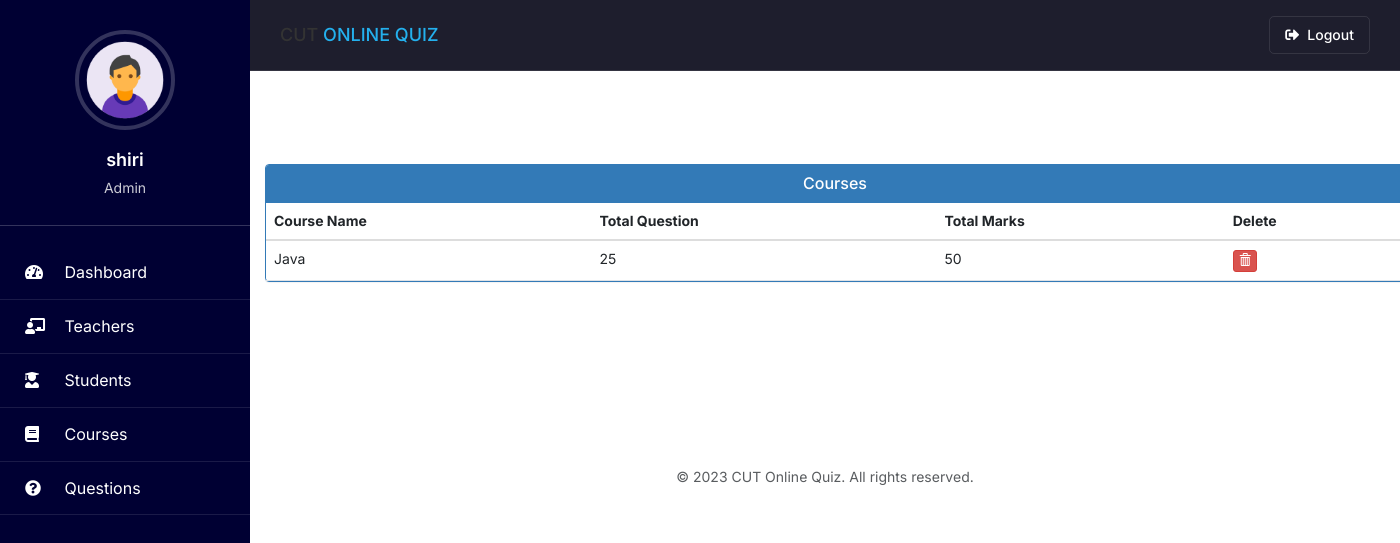
Page /admin-view-course (signed in) on the earlier database version.
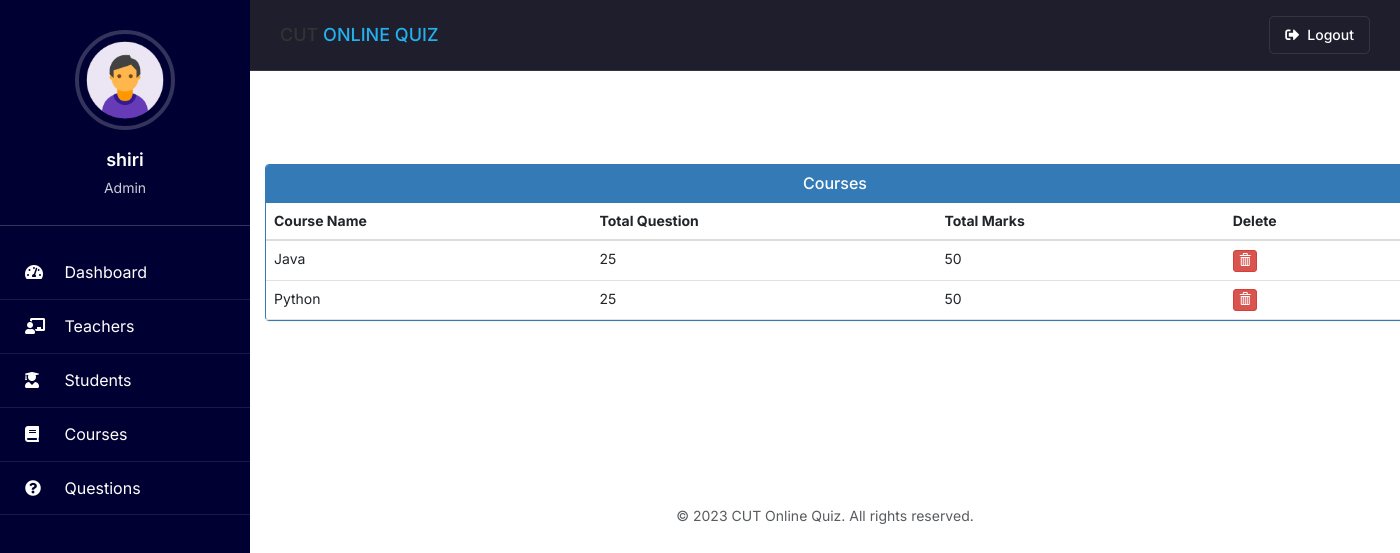
Same page on the later database version.
### quiz/models.py (models this page shows, shortened)
class Course(models.Model):
   course_name = models.CharField(max_length=50)
   question_number = models.PositiveIntegerField()
   total_marks = models.PositiveIntegerField()
   is_timed = models.BooleanField(default=False, help_text="Whether this course has a time limit")
   total_time_minutes = models.PositiveIntegerField(default=0, help_text="Total time allowed for the quiz in minutes (0 = unlimited)")
   sequential_questions = models.BooleanField(default=False, help_text="Display questions one at a time sequentially")
   allow_backtracking = models.BooleanField(default=True, help_text="Whether students can go back to previous questions")
   security_level = models.CharField(max_length=50, choices=[
       ('low', 'Low - Basic protection'),
       ('medium', 'Medium - Prevent copy-paste and right-click'),
       ('high', 'High - Block dev tools and keyboard shortcuts')
   ], default='medium', help_text="Level of security measures to prevent cheating")

### quiz/views.py (the view)
# urls.py: path('admin-view-course', views.admin_view_course_view, name='admin-view-course'),
@login_required(login_url='adminlogin')
def admin_view_course_view(request):
    courses = models.Course.objects.all()
    return render(request, 'quiz/admin_view_course.html', {'courses': courses})

### student/context_processors.py (called while the page is built)
def student_profile(request):
    context = {}
    if request.user.is_authenticated:
        try:
            if request.user.groups.filter(name='STUDENT').exists():
                student = Student.objects.get(user=request.user)
                context['student'] = student
        except Student.DoesNotExist:
            pass
    return context

### teacher/context_processors.py (called while the page is built)
def teacher_profile(request):
    context = {}
    if request.user.is_authenticated:
        try:
            if request.user.groups.filter(name='TEACHER').exists():
                teacher = Teacher.objects.get(user=request.user)
                context['teacher'] = teacher
        except Teacher.DoesNotExist:
            pass
    return context

### templates/quiz/admin_view_course.html (shortened to what this page needs)
{% extends 'quiz/adminbase.html' %}
{% block content %}
{%load static%}
<head>
  <link href="//netdna.bootstrapcdn.com/bootstrap/3.0.0/css/bootstrap.min.css" rel="stylesheet" id="bootstrap-css">
</head>
<br><br>
<div class="container">
  <div class="panel panel-primary">
    <div class="panel-heading">
      <h6 class="panel-title">Courses</h6>
    </div>
    <table class="table table-hover" id="dev-table">
      <thead>
        <tr>
          <th>Course Name</th>
          <th>Total Question</th>
          <th>Total Marks</th>
          <th>Delete</th>
        </tr>
      </thead>
      {% for t in courses %}
      <tr>
        <td> {{t.course_name}}</td>
        <td>{{t.question_number}}</td>
        <td>{{t.total_marks}}</td>
        <td><a class="btn btn-danger btn-xs" href="{% url 'delete-course' t.id  %}"><span class="glyphicon glyphicon-trash"></span></a></td>
      </tr>
      {% endfor %}
    </table>
  </div>
</div>
<br><br><br><br><br><br>
{% endblock content %}

### templates/quiz/adminbase.html (shortened to what this page needs)
<!DOCTYPE html>
{% load static %}
<html lang="en" dir="ltr">
<head>
  <link rel="stylesheet" href="https://cdn.jsdelivr.net/npm/bootstrap@5.3.0/dist/css/bootstrap.min.css">
  <link rel="stylesheet" href="https://cdnjs.cloudflare.com/ajax/libs/font-awesome/5.15.4/css/all.min.css">
</head>
<body>
  <div class="sidebar">
    <div class="sidebar-profile">
      <img src="{% static 'image/admin.png' %}" class="profile_image" alt="Admin Profile">
      <h4>{{request.user.username}}</h4>
      <h6>Admin</h6>
    </div>
    <a href="/admin-dashboard" class="{% if request.path == '/admin-dashboard' %}active{% endif %}">
      <i class="fas fa-tachometer-alt"></i>
      <span>Dashboard</span>
    </a>
    <a href="/admin-teacher" class="{% if request.path == '/admin-teacher' %}active{% endif %}">
      <i class="fas fa-chalkboard-teacher"></i>
      <span>Teachers</span>
    </a>
    <a href="/admin-student" class="{% if request.path == '/admin-student' %}active{% endif %}">
      <i class="fas fa-user-graduate"></i>
      <span>Students</span>
    </a>
    <a href="/admin-course" class="{% if request.path == '/admin-course' %}active{% endif %}">
      <i class="fas fa-book"></i>
      <span>Courses</span>
    </a>
    <a href="/admin-question" class="{% if request.path == '/admin-question' %}active{% endif %}">
      <i class="fas fa-question-circle"></i>
      <span>Questions</span>
    </a>
    </div>
    <form action="{% url 'logout' %}" method="POST" style="display: block;">
      <button type="submit" class="sidebar-logout-btn">
        <span>Logout</span>
      </button>
    </form>
  <div class="content">
    <div class="header">
      <div class="header-left">
        <h4>CUT <span style="color: var(--primary-color);">ONLINE QUIZ</span></h4>
      </div>
      <div class="header-right">
        <form action="{% url 'logout' %}" method="POST" style="display:inline;">
          <button type="submit" class="logout-btn">
            <i class="fas fa-sign-out-alt"></i> Logout
          </button>
        </form>
      </div>
    </div>
    {% block content %}
    {% endblock content %}
    <footer class="py-4 mt-5">
      <div class="container-fluid">
        <div class="text-center">
          <p class="mb-0 text-muted">© 2023 CUT Online Quiz. All rights reserved.</p>
        </div>
      </div>
    </footer>
  </div>
</body>
</html>

### templates/quiz/adminbase.html (style rules this page uses)
:root { --primary-color: #24b0ed; --sidebar-color: #2a9d8f; --dark-bg: #151521; --darker-bg: #1e1e2d; --text-primary: #ffffff; --text-secondary: rgba(255, 255, 255, 0.7); --text-muted: rgba(255, 255, 255, 0.5); --border-color: rgba(255, 255, 255, 0.1); }
* { margin: 0; padding: 0; list-style: none; text-decoration: none; box-sizing: border-box; font-family: 'Inter', sans-serif; }
body { background-color: var(--dark-bg); color: var(--text-primary); }
.sidebar { position: fixed; width: 250px; height: 100%; background: #000033; padding: 30px 0; overflow-y: auto; transition: all 0.3s ease; z-index: 100; }
.sidebar-profile { text-align: center; padding: 0 15px 20px; border-bottom: 1px solid rgba(255, 255, 255, 0.2); margin-bottom: 20px; }
.profile_image { width: 100px; height: 100px; border-radius: 50%; object-fit: cover; margin-bottom: 10px; border: 4px solid rgba(255, 255, 255, 0.2); }
.sidebar-profile h4 { color: white; margin-bottom: 5px; font-weight: 600; font-size: 18px; }
.sidebar-profile h6 { color: rgba(255, 255, 255, 0.8); font-size: 14px; font-weight: 400; }
.sidebar a { display: block; padding: 15px 25px; border-bottom: 1px solid rgba(255, 255, 255, 0.1); color: white; font-size: 16px; position: relative; text-decoration: none; transition: all 0.3s ease; }
.sidebar a i { margin-right: 15px; min-width: 20px; }
.sidebar-logout-btn { display: block; width: 100%; text-align: left; padding: 15px 25px; border: none; border-bottom: 1px solid rgba(255, 255, 255, 0.1); background: transparent; color: white; font-size: 16px; position: relative; transition: all 0.3s ease; cursor: pointer; }
.header { display: flex; justify-content: space-between; align-items: center; padding: 15px 30px; background-color: var(--darker-bg); border-bottom: 1px solid var(--border-color); position: fixed; top: 0; right: 0; width: calc(100% - 250px); z-index: 99; transition: all 0.3s ease; }
.header-left { display: flex; align-items: center; }
.header-right { display: flex; align-items: center; }
.logout-btn { background-color: transparent; color: var(--text-primary); border: 1px solid var(--border-color); padding: 8px 15px; border-radius: 5px; font-weight: 500; transition: all 0.3s ease; text-decoration: none; display: flex; align-items: center; }
.logout-btn i { margin-right: 8px; }
.content { width: calc(100% - 250px); margin-left: 250px; padding-top: 70px; min-height: 100vh; transition: all 0.3s ease; }

### templates/quiz/admin_view_course.html (style rules this page uses)
a:link { text-decoration: none; }
h6 { text-align: center; }

Differences in the rows shown:
added Course: course_name "Python", question_number "25", total_marks "50"
